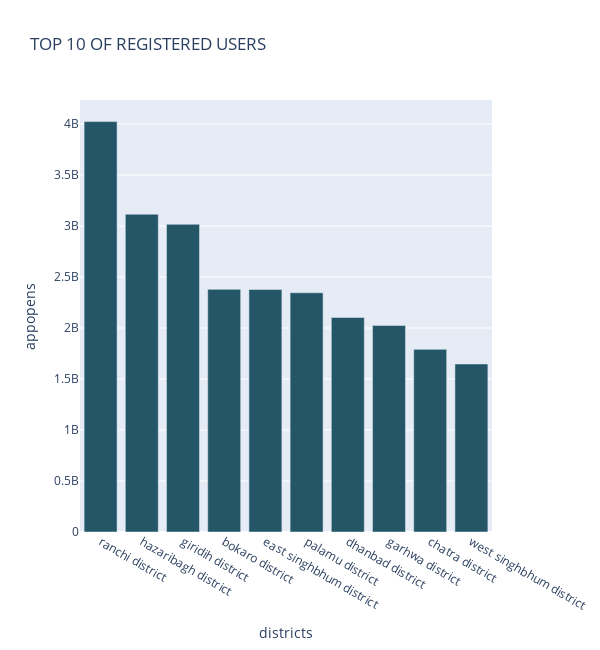
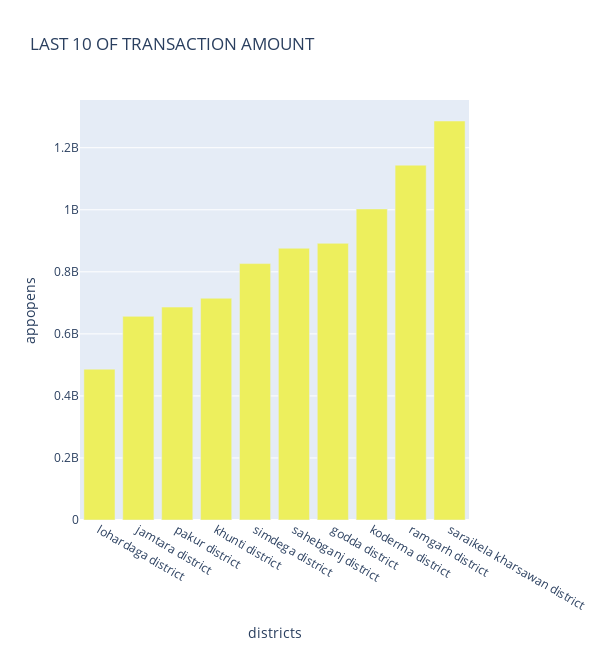
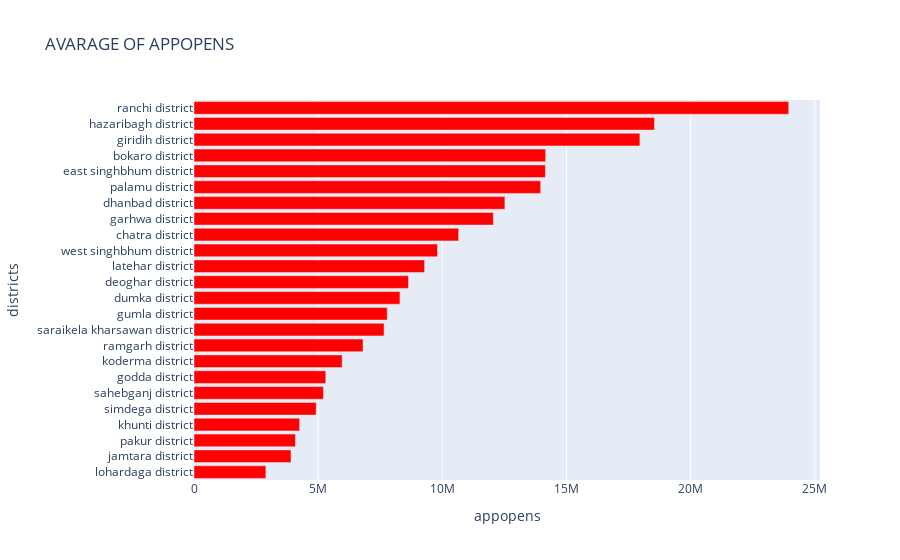

The cell these charts' notebook holds for them, in order:
### Code cell
top_chart_appopens("map_user","Jharkhand")

### Figure 1 — Plotly figure (JSON) as saved in the notebook; plotly's stock layout.template omitted (floating-point values rounded to 4 significant figures)
{"data": [{"alignmentgroup": "True", "hovertemplate": "<b>%{hovertext}</b><br><br>districts=%{x}<br>appopens=%{y}<extra></extra>", "hovertext": ["ranchi district", "hazaribagh district", "giridih district", "bokaro district", "east singhbhum district", "palamu district", "dhanbad district", "garhwa district", "chatra district", "west singhbhum district"], "legendgroup": "", "marker": {"color": "rgb(36, 86, 104)", "pattern": {"shape": ""}}, "name": "", "offsetgroup": "", "orientation": "v", "showlegend": false, "textposition": "auto", "type": "bar", "x": ["ranchi district", "hazaribagh district", "giridih district", "bokaro district", "east singhbhum district", "palamu district", "dhanbad district", "garhwa district", "chatra district", "west singhbhum district"], "xaxis": "x", "y": [4023597291, 3115406889, 3016699980, 2379030220, 2377533571, 2345468713, 2103424519, 2025548805, 1790555823, 1647392901], "yaxis": "y"}], "layout": {"barmode": "relative", "height": 650, "legend": {"tracegroupgap": 0}, "title": {"text": "TOP 10 OF REGISTERED USERS"}, "width": 600, "xaxis": {"anchor": "y", "domain": [0, 1], "title": {"text": "districts"}}, "yaxis": {"anchor": "x", "domain": [0, 1], "title": {"text": "appopens"}}}}

### Figure 2 — Plotly figure (JSON) as saved in the notebook; plotly's stock layout.template omitted (floating-point values rounded to 4 significant figures)
{"data": [{"alignmentgroup": "True", "hovertemplate": "<b>%{hovertext}</b><br><br>districts=%{x}<br>appopens=%{y}<extra></extra>", "hovertext": ["lohardaga district", "jamtara district", "pakur district", "khunti district", "simdega district", "sahebganj district", "godda district", "koderma district", "ramgarh district", "saraikela kharsawan district"], "legendgroup": "", "marker": {"color": "rgb(237, 239, 93)", "pattern": {"shape": ""}}, "name": "", "offsetgroup": "", "orientation": "v", "showlegend": false, "textposition": "auto", "type": "bar", "x": ["lohardaga district", "jamtara district", "pakur district", "khunti district", "simdega district", "sahebganj district", "godda district", "koderma district", "ramgarh district", "saraikela kharsawan district"], "xaxis": "x", "y": [486167276, 656397175, 686287973, 714718739, 826491897, 875922432, 891752925, 1002610756, 1143742362, 1286096133], "yaxis": "y"}], "layout": {"barmode": "relative", "height": 650, "legend": {"tracegroupgap": 0}, "title": {"text": "LAST 10 OF TRANSACTION AMOUNT"}, "width": 600, "xaxis": {"anchor": "y", "domain": [0, 1], "title": {"text": "districts"}}, "yaxis": {"anchor": "x", "domain": [0, 1], "title": {"text": "appopens"}}}}

### Figure 3 — Plotly figure (JSON) as saved in the notebook; plotly's stock layout.template omitted (floating-point values rounded to 4 significant figures)
{"data": [{"alignmentgroup": "True", "hovertemplate": "<b>%{hovertext}</b><br><br>appopens=%{x}<br>districts=%{y}<extra></extra>", "hovertext": ["lohardaga district", "jamtara district", "pakur district", "khunti district", "simdega district", "sahebganj district", "godda district", "koderma district", "ramgarh district", "saraikela kharsawan district", "gumla district", "dumka district", "deoghar district", "latehar district", "west singhbhum district", "chatra district", "garhwa district", "dhanbad district", "palamu district", "east singhbhum district", "bokaro district", "giridih district", "hazaribagh district", "ranchi district"], "legendgroup": "", "marker": {"color": "rgb(255,0,0)", "pattern": {"shape": ""}}, "name": "", "offsetgroup": "", "orientation": "h", "showlegend": false, "textposition": "auto", "type": "bar", "x": [2894000.0, 3907000.0, 4085000.0, 4254000.0, 4920000.0, 5213824, 5308000.0, 5968000.0, 6808000.0, 7655000.0, 7783000.0, 8295000.0, 8638000.0, 9287000.0, 9806000.0, 10660000.0, 12060000.0, 12520000.0, 13960000.0, 14150000.0, 14160000.0, 17960000.0, 18540000.0, 23950000.0], "xaxis": "x", "y": ["lohardaga district", "jamtara district", "pakur district", "khunti district", "simdega district", "sahebganj district", "godda district", "koderma district", "ramgarh district", "saraikela kharsawan district", "gumla district", "dumka district", "deoghar district", "latehar district", "west singhbhum district", "chatra district", "garhwa district", "dhanbad district", "palamu district", "east singhbhum district", "bokaro district", "giridih district", "hazaribagh district", "ranchi district"], "yaxis": "y"}], "layout": {"barmode": "relative", "legend": {"tracegroupgap": 0}, "title": {"text": "AVARAGE OF APPOPENS"}, "xaxis": {"anchor": "y", "domain": [0, 1], "title": {"text": "appopens"}}, "yaxis": {"anchor": "x", "domain": [0, 1], "title": {"text": "districts"}}}}
